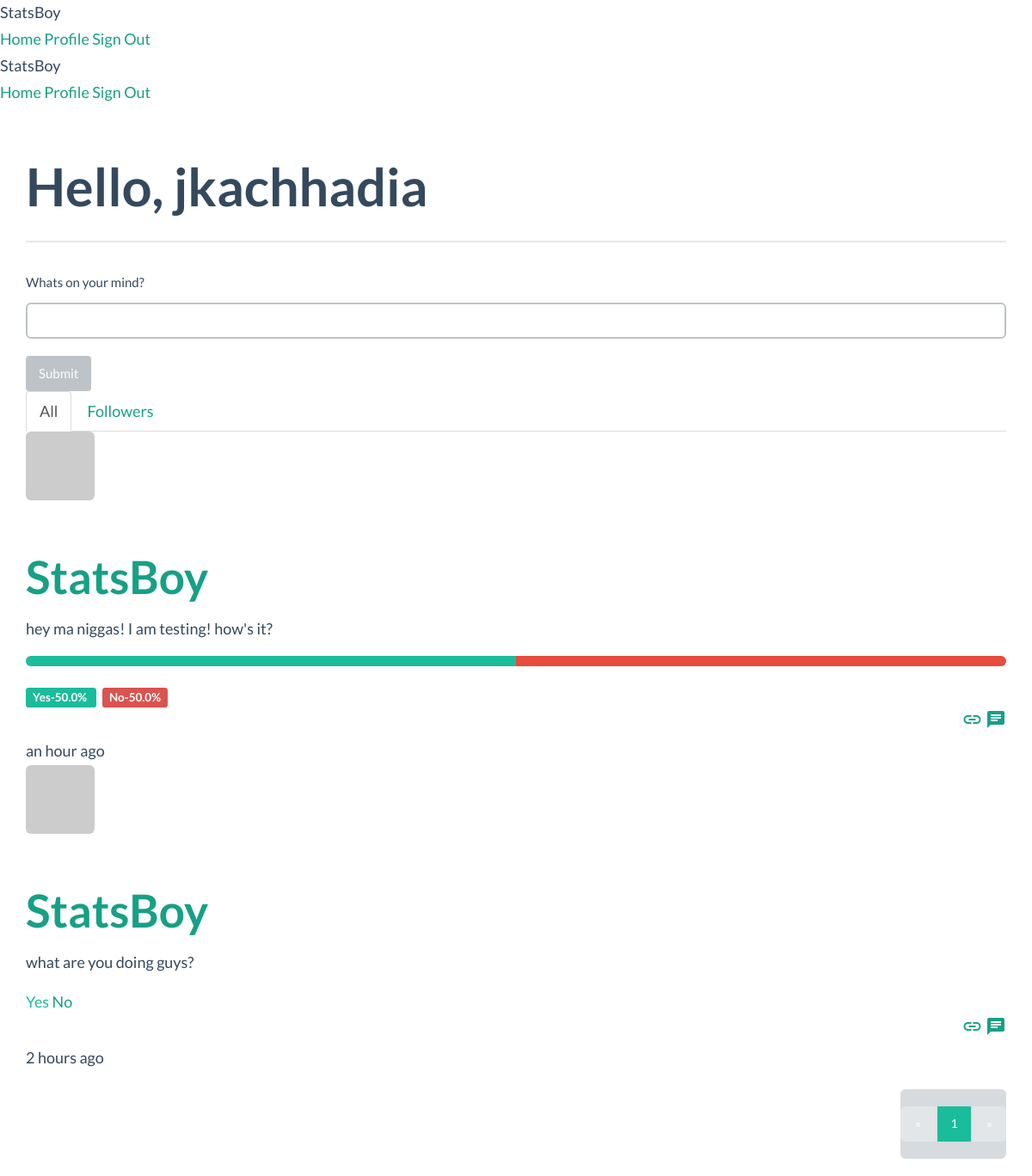
/ (signed in), run on the app's committed database.
### app/models.py (models this page shows, shortened)
class User(db.Model, UserMixin):
    __tablename__ = 'users'
    id = db.Column(db.Integer, primary_key=True)
    email= db.Column(db.String(64),unique=True,index=True)
    username = db.Column(db.String(64), unique=True, index=True)
    role_id = db.Column(db.Integer, db.ForeignKey('roles.id'))
    password_hash= db.Column(db.String(128))
    confirmed=db.Column(db.Boolean,default=False)
    name=db.Column(db.String(64))
    location=db.Column(db.String(64))
    about_me=db.Column(db.Text())
    member_since=db.Column(db.DateTime(),default=datetime.utcnow)
    last_seen=db.Column(db.DateTime(), default=datetime.utcnow)
    avatar_hash=db.Column(db.String(32))
    posts=db.relationship('Post',backref='author', lazy='dynamic')
    followed=db.relationship('Follow',foreign_keys=[Follow.follower_id],backref=db.backref('follower',lazy='joined'),lazy='dynamic',cascade='all,delete-orphan')
    followers=db.relationship('Follow',foreign_keys=[Follow.followed_id],backref=db.backref('followed',lazy='joined'),lazy='dynamic',cascade='all, delete-orphan')
    comments=db.relationship('Comment',backref='author',lazy='dynamic')
    answers=db.relationship('Answer',backref='advisor',lazy='dynamic')
    mood=db.Column(db.String(64))
    mood_changed=db.Column(db.DateTime())
    def has_answered(self,post):
        return self.answers.filter_by(post_id=post.id).first() is not None
    def gravatar(self,size=100,default='retro',rating='g'):
        if request.is_secure:
            url= 'https://secure.gravatar.com/avatar'
        else:
            url= 'http://www.gravatar.com/avatar'
        hash= self.avatar_hash or hashlib.md5(self.email.encode('utf-8')).hexdigest()
        return '{url}/{hash}?s={size}&d={default}&r={rating}'.format(url=url,hash=hash,size=size,default=default,rating=rating)
    def ping(self):
        self.last_seen =datetime.utcnow()
        db.session.add(self)
    def can(self,permissions):
        return self.role is not None and (self.role.permissions & permissions) == permissions
    def is_administrator(self):
        return self.can(Permission.ADMINISTER)
    @property
    def password(self):
        raise AttributeError('password is not a readable attribute.')

class Post(db.Model):
    __tablename__='posts'
    id=db.Column(db.Integer,primary_key=True)
    body=db.Column(db.Text)
    timestamp=db.Column(db.DateTime,index=True,default=datetime.utcnow)
    author_id=db.Column(db.Integer,db.ForeignKey('users.id'))
    body_html=db.Column(db.Text)
    comments=db.relationship('Comment',backref='post',lazy='dynamic')
    answers=db.relationship('Answer',backref='question',lazy='dynamic')

### app/main/views.py (the view)
@main.route('/',methods=['GET','POST'])
def index():
    form1=MoodForm()
    if current_user.can(Permission.WRITE_ARTICLES) and form1.validate_on_submit():
        current_user.mood=form1.mood.data
        current_user.mood_changed=datetime.utcnow()
        db.session.add(current_user)
        flash('Your mood has been set to '+current_user.mood)
        return redirect(url_for('.index'))
    form=PostForm()
    if current_user.can(Permission.WRITE_ARTICLES) and form.validate_on_submit():
        post=Post(body=form.body.data,author=current_user._get_current_object())
        db.session.add(post)
        return redirect(url_for('.index'))
    page= request.args.get('page',1,type=int)
    show_followed=False
    if current_user.is_authenticated():
        show_followed=bool(request.cookies.get('show_followed',''))
    if current_user.can(Permission.WRITE_ARTICLES) and (current_user.mood):
        a=divmod((datetime.utcnow()-current_user.mood_changed).days* 86400+ (datetime.utcnow()-current_user.mood_changed).seconds , 60)
    else:
        a=(0,1)
    if show_followed:
        query=current_user.followed_posts
    else:
        query=Post.query
    pagination=query.order_by(Post.timestamp.desc()).paginate(page,per_page=current_app.config['BLOGPOLE_POSTS_PER_PAGE'],error_out=False)
    posts=pagination.items
    return render_template('index.html',form=form,posts=posts,pagination=pagination,form1=form1,a=a)

### app/main/forms.py
class MoodForm(Form):
    mood=StringField("How's your mood?",validators=[Required()])
    submit=SubmitField('shoot your mood')

class PostForm(Form):
    body=PageDownField("Whats on your mind?",validators=[Required()])
    submit=SubmitField('Submit')

### app/auth/views.py (called while the page is built)
@auth.before_app_request
def before_request():
    if current_user.is_authenticated():
        current_user.ping()
        if not current_user.confirmed and request.endpoint[:5] !='auth.':
            return redirect(url_for('auth.unconfirmed'))

### app/main/__init__.py (called while the page is built)
@main.app_context_processor
def inject_permissions():
    return dict(Permission=Permission)

### app/models.py (called while the page is built)
@login_manager.user_loader
def load_user(user_id):
    return User.query.get(int(user_id))

### app/templates/index.html (shortened to what this page needs)
{% extends "base.html" %}
{% import "bootstrap/wtf.html" as wtf %}
{% import "_macros.html" as macros %}
{% block page_content %}
<div class="page-header">
  <h1>Hello,
  {% if current_user.is_authenticated() %}
  {{current_user.username}}
  {% else %}
  Buddy
  {% endif %}
</h1>
</div>
<div>
  {% if current_user.can(Permission.WRITE_ARTICLES) %}
  {{wtf.quick_form(form)}}
  <ul class="nav nav-tabs">
        <li{% if not show_followed %} class="active"{% endif %}><a href="{{ url_for('.show_all') }}">All</a></li>
        {% if current_user.is_authenticated %}
        <li{% if show_followed %} class="active"{% endif %}><a href="{{ url_for('.show_followed') }}">Followers</a></li>
        {% endif %}
</ul>
  {% include "_posts.html" %}
  <div class="pagination" style="align:right;">
    {{ macros.pagination_widget(pagination, '.index') }}
  </div>
  {% endif %}
</div>
{% endblock %}

### app/templates/_posts.html (shortened to what this page needs)
    {% for post in posts %}
            <div class="mdl-cell mdl-cell--12-col card-lesson mdl-card mdl-color--white mdl-shadow--2dp">
  <div class="mdl-card__title">
    <img class="img-rounded profile-thumbnail media-object" src="{{ post.author.gravatar(size=40) }}">&nbsp
    <h2 class="mdl-card__title-text"><a href="{{ url_for('.user', username=post.author.username) }}">{{ post.author.username }}</a></h2>
  </div>
  <div class="mdl-card__supporting-text">
    {% if post.body_html %}
  {{ post.body_html | safe }}
  {% else %}
  {{ post.body }}
  {% endif %}
  {% if current_user.has_answered(post)==True %}
  <div class="progress">
    <div class="progress-bar progress-bar-primary" style="width: {{ ((post.answers.filter_by(opinion=True).count())/(post.answers.count())*100)}}%;"></div>
    <div class="progress-bar progress-bar-danger" style="width:{{100-((post.answers.filter_by(opinion=True).count())/(post.answers.count())*100)}}% ;"></div>
  </div>
  <span class="label label-green">Yes-{{((post.answers.filter_by(opinion=True).count())/(post.answers.count())*100)}}% </span>&nbsp
  <span class="label label-danger">No-{{100-((post.answers.filter_by(opinion=True).count())/(post.answers.count())*100)}}% </span>
  {% endif %}
</div>
  <div class="mdl-card__actions mdl-card--border">
    <div class="mdl-grid">
      <div class="mdl-cell mdl-cell--6-col">
    {% if current_user.has_answered(post)==False %}
    <a class="mdl-button mdl-js-button mdl-button--raised mdl-js-ripple-effect mdl-button--teal-green" href="{{url_for('.answer_yes',id=post.id)}}">Yes</a>
    <a class="mdl-button mdl-js-button mdl-button--raised mdl-js-ripple-effect mdl-button--red" href="{{url_for('.answer_no',id=post.id)}}">No</a>
    {% endif %}
  </div>
  <div class="mdl-cell mdl-cell--6-col text-right">
    <a href="{{url_for('.post',id=post.id)}}" class="material-icons mdl-badge mdl-badge--overlap">link</a>
    <a href="{{ url_for('.post',id=post.id)}}#comments" class=" material-icons mdl-badge mdl-badge--overlap" data-badge="{{ post.comments.count()}}">chat</a>
  </div>
  </div>
  <div class="mdl-card__menu">
   {{ moment(post.timestamp).fromNow()}}
 </div>
</div>
</div>
    {% endfor %}

### app/static/styles.css (style rules this page uses)
.label-green { background-color: #1abc9c; }
.pagination { float:right;; }
.mdl-button--teal-green { color: #1abc9c; }

### data on the page
User: username "jkachhadia"
Post: author.username "StatsBoy", body_html "hey ma niggas! I am testing! how's it?", answers "50.0", timestamp "an hour ago"
Post: author.username "StatsBoy", body_html "what are you doing guys?", timestamp "2 hours ago"

### other printed values
{{ p }} "1"
